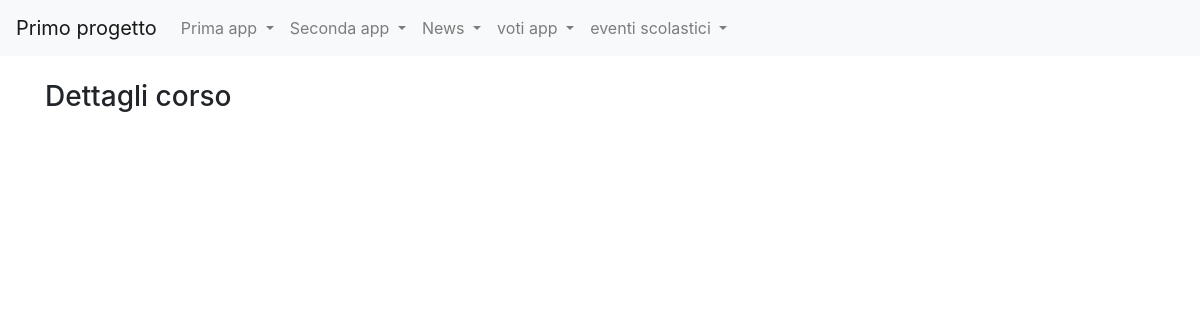
Page /corsi_formazione/view_b_corsi on the earlier database version.
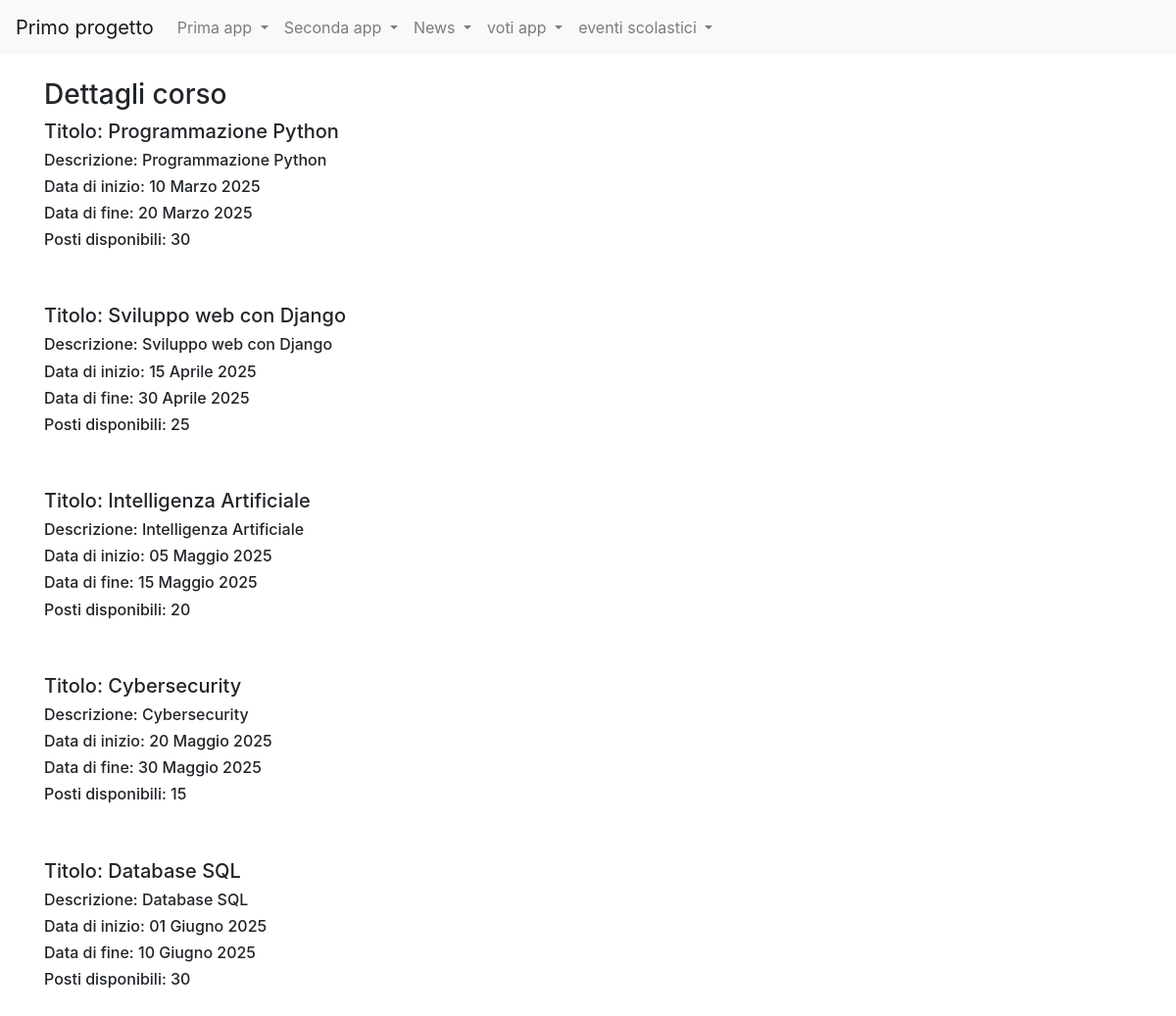
Same page on the later database version.
### corsi_formazione/models.py (models this page shows, shortened)
class Corso(models.Model):
    titolo=models.CharField(max_length=30)
    descrizione=models.TextField()
    data_inizio=models.DateField(blank=True)
    data_fine=models.DateField(blank=True)
    posti_disponibili=models.IntegerField(default=0)
    class Meta:
        verbose_name="Corso"
        verbose_name_plural="Corsi"

### corsi_formazione/views.py (the view)
# urls.py: path("view_b_corsi", view_b_corsi, name="view_b_corsi"),
def view_b_corsi(request):
    corsi=Corso.objects.all()
    corsi=corsi.order_by('data_inizio')
    return render(request, "view_b_corsi.html", context={
        'corsi':corsi
    })

### corsi_formazione/templates/view_b_corsi.html (shortened to what this page needs)
{% extends "base.html"%}
{%block content%}
    <h3>Dettagli corso</h1>
        {% for corso in corsi %}
            <h5>Titolo: {{ corso.titolo }}</h6>
            <h6>Descrizione: {{ corso.descrizione }}</h6>
            <h6>Data di inizio: {{ corso.data_inizio }}</h6>
            <h6>Data di fine: {{ corso.data_fine }}</h6>
            <h6>Posti disponibili: {{ corso.posti_disponibili }}</h6><br><br>
        {% endfor %}
{%endblock content%}

Differences in the rows shown:
added Corso: titolo "Programmazione Python", descrizione "Programmazione Python", data_inizio "10 Marzo 2025", data_fine "20 Marzo 2025", posti_disponibili "30"
added Corso: titolo "Sviluppo web con Django", descrizione "Sviluppo web con Django", data_inizio "15 Aprile 2025", data_fine "30 Aprile 2025", posti_disponibili "25"
added Corso: titolo "Intelligenza Artificiale", descrizione "Intelligenza Artificiale", data_inizio "05 Maggio 2025", data_fine "15 Maggio 2025", posti_disponibili "20"
added Corso: titolo "Cybersecurity", descrizione "Cybersecurity", data_inizio "20 Maggio 2025", data_fine "30 Maggio 2025", posti_disponibili "15"
added Corso: titolo "Database SQL", descrizione "Database SQL", data_inizio "01 Giugno 2025", data_fine "10 Giugno 2025", posti_disponibili "30"
